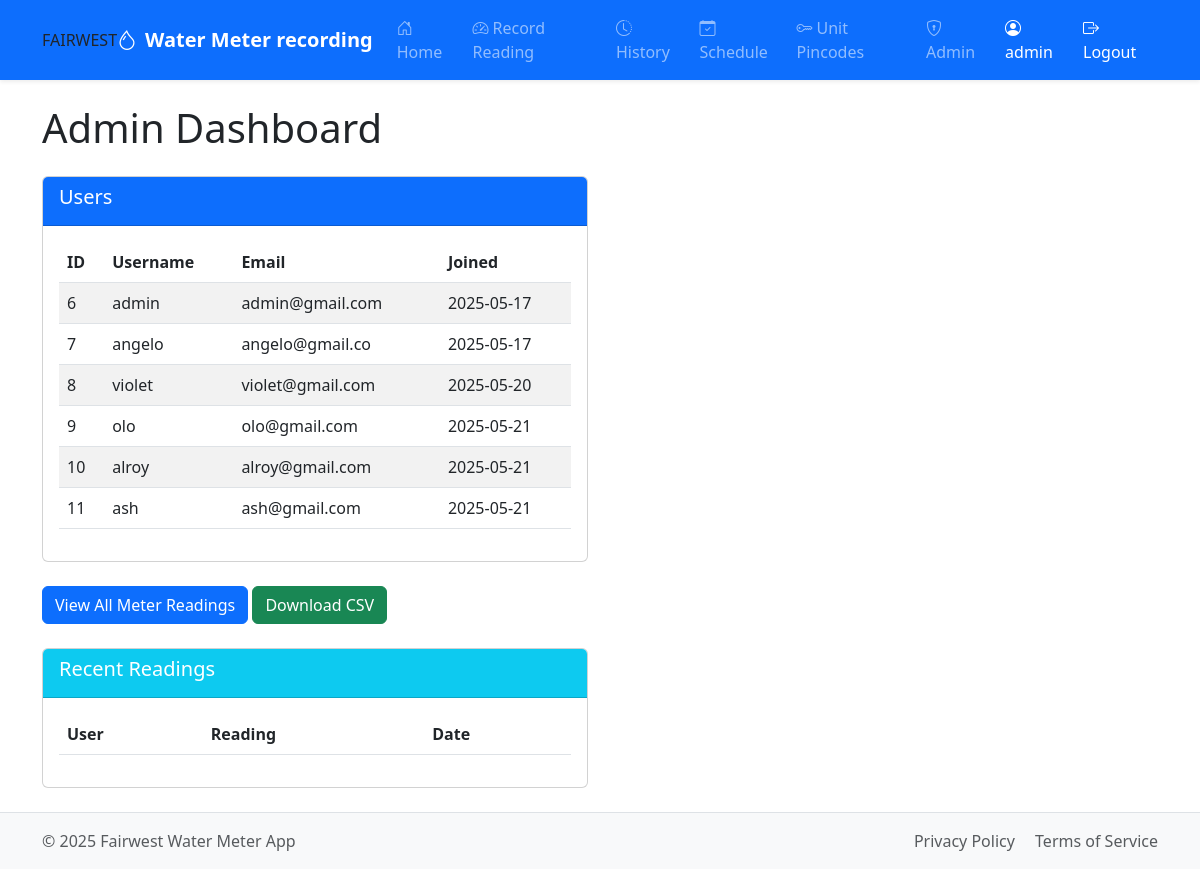
The app's page /admin (signed in) with its own data.
### tables this page shows
CREATE TABLE users (
                id INTEGER PRIMARY KEY AUTOINCREMENT,
                username TEXT UNIQUE NOT NULL,
                email TEXT UNIQUE NOT NULL,
                password TEXT NOT NULL,
                unit_number TEXT UNIQUE NOT NULL,
                is_admin INTEGER DEFAULT 0,
                created_at DATETIME DEFAULT CURRENT_TIMESTAMP
            );

### app.py (the view)
@app.route('/admin')
def admin_dashboard():
    if 'user_id' not in session or not session.get('is_admin'):
        flash('Unauthorized access!', 'danger')
        return redirect(url_for('login'))
    conn = get_db()
    cursor = conn.cursor()
    users = []
    user = None
    try:
        cursor.execute("SELECT id, username, email, unit_number, is_admin, created_at FROM users")
        users_data = cursor.fetchall()
        users = []
        for u in users_data:
            user_dict = dict(u)
            user_dict['created_at'] = datetime.strptime(user_dict['created_at'], '%Y-%m-%d %H:%M:%S')
            users.append(user_dict)
        cursor.execute("SELECT * FROM users WHERE id = ?", (session['user_id'],))
        user = cursor.fetchone()
    except sqlite3.Error as e:
        flash(f"Error fetching users: {e}", 'danger')
    finally:
        close_db(conn)
    return render_template('admin.html', users=users, user=user)

### app.py (called while the page is built)
@app.after_request
def after_request(response):
    response.headers["Cache-Control"] = "no-cache, no-store, must-revalidate"
    response.headers["Expires"] = 0
    response.headers["Pragma"] = "no-cache"
    return response

def get_db():
    conn = sqlite3.connect("meters.db")
    conn.row_factory = sqlite3.Row  # To access columns by name
    return conn

@app.before_request
def load_user():
    g.user = None
    if 'user_id' in session:
        conn = get_db()
        cursor = conn.cursor()
        try:
            cursor.execute("SELECT username FROM users WHERE id = ?", (session['user_id'],))
            user = cursor.fetchone()
            if user:
                g.user = user['username']
        except sqlite3.Error as e:
            flash(f"Error loading user: {e}", 'danger')
        finally:
            close_db(conn)

@app.context_processor
def inject_now():
    return {'now': datetime.now()}

### templates/admin.html (shortened to what this page needs)
{% extends "base.html" %}
{% block content %}
    <h1 class="mb-4">Admin Dashboard</h1>
    <div class="row">
        <div class="col-md-6">
            <div class="card mb-4">
                <div class="card-header bg-primary text-white">
                    <h5>Users</h5>
                </div>
                <div class="card-body">
                    <table class="table table-striped">
                        <thead>
                            <tr>
                                <th>ID</th>
                                <th>Username</th>
                                <th>Email</th>
                                <th>Joined</th>
                            </tr>
                        </thead>
                        <tbody>
                            {% for user in users %}
                                <tr>
                                    <td>{{ user.id }}</td>
                                    <td>{{ user.username }}</td>
                                    <td>{{ user.email }}</td>
                                    <td>{{ user.created_at.strftime('%Y-%m-%d') }}</td>
                                </tr>
                            {% endfor %}
                        </tbody>
                    </table>
                </div>
            </div>
        </div>
      <div class="admin-actions mb-4">
    <a href="{{ url_for('admin_history') }}" class="btn btn-primary mr-2">
        View All Meter Readings
    </a>
    <a href="{{ url_for('download_readings') }}" class="btn btn-success">
        Download CSV
    </a>
</div>
        <div class="col-md-6">
            <div class="card">
                <div class="card-header bg-info text-white">
                    <h5>Recent Readings</h5>
                </div>
                <div class="card-body">
                    <table class="table table-striped">
                        <thead>
                            <tr>
                                <th>User</th>
                                <th>Reading</th>
                                <th>Date</th>
                            </tr>
                        </thead>
                    </table>
                </div>
            </div>
        </div>
    </div>
{% endblock %}

### templates/base.html (shortened to what this page needs)
<!DOCTYPE html>
<html lang="en">
<head>
    <link href="https://cdn.jsdelivr.net/npm/bootstrap@5.3.0/dist/css/bootstrap.min.css" rel="stylesheet">
    <link rel="stylesheet" href="https://cdn.jsdelivr.net/npm/bootstrap-icons@1.10.0/font/bootstrap-icons.css">
    <link rel="stylesheet" href="https://cdnjs.cloudflare.com/ajax/libs/font-awesome/5.15.4/css/all.min.css">
    <link rel="stylesheet" href="{{ url_for('static', filename='style.css') }}">
</head>
<body class="d-flex flex-column min-vh-100">
    <nav class="navbar navbar-expand-lg navbar-dark bg-primary shadow-sm">
        <div class="container">
            FAIRWEST<a class="navbar-brand fw-semibold fs-5" href="{{ url_for('index') }}">
                <i class="bi bi-droplet me-2"></i>Water Meter recording
            </a>
            <div class="collapse navbar-collapse" id="navbarNav">
                <ul class="navbar-nav me-auto">
                    {% if 'user_id' in session %}
                        <li class="nav-item">
                            <a class="nav-link" href="{{ url_for('index') }}">
                                <i class="bi bi-house-door me-1"></i>Home
                            </a>
                        </li>
                        <li class="nav-item">
                            <a class="nav-link" href="{{ url_for('meter') }}">
                                <i class="bi bi-speedometer2 me-1"></i>Record Reading
                            </a>
                        </li>
                        <li class="nav-item">
                            <a class="nav-link" href="{{ url_for('history') }}">
                                <i class="bi bi-clock-history me-1"></i>History
                            </a>
                        </li>
                        <li class="nav-item">
                            <a class="nav-link" href="{{ url_for('schedule') }}">
                                <i class="bi bi-calendar-check me-1"></i>Schedule
                            </a>
                        </li>
                        {% if session.get('is_admin') %}
                            <li class="nav-item">
                                <a class="nav-link" href="{{ url_for('unit_pincode') }}">
                                    <i class="bi bi-key me-1"></i>Unit Pincodes
                                </a>
                            </li>
                            <li class="nav-item">
                                <a class="nav-link" href="{{ url_for('admin_dashboard') }}">
                                    <i class="bi bi-shield-lock me-1"></i>Admin
                                </a>
                            </li>
                        {% endif %}
                    {% endif %}
                </ul>
                <ul class="navbar-nav">
                    {% if 'user_id' in session %}
                        <li class="nav-item">
                            <span class="nav-link disabled text-white">
                                <i class="bi bi-person-circle me-1"></i>{{ session.get('username', 'User') }}
                            </span>
                        </li>
                        <li class="nav-item">
                            <a class="nav-link text-white" href="{{ url_for('logout') }}">
                                <i class="bi bi-box-arrow-right me-1"></i>Logout
                            </a>
                        </li>
                    {% endif %}
                </ul>
            </div>
        </div>
    </nav>
    <main class="container my-4 flex-grow-1">
        {% block content %}{% endblock %}
    </main>
    <footer class="bg-light mt-auto py-3 border-top">
        <div class="container">
            <div class="row">
                <div class="col-md-6 text-center text-md-start">
                    <span class="text-muted">&copy; {{ now.year }} Fairwest Water Meter App</span>
                </div>
                <div class="col-md-6 text-center text-md-end">
                    <a href="#" class="text-decoration-none text-muted me-3">Privacy Policy</a>
                    <a href="#" class="text-decoration-none text-muted">Terms of Service</a>
                </div>
            </div>
        </div>
    </footer>
</body>
</html>

### records on screen
users: get "admin", id "6", username "admin", email "admin@gmail.com", created_at "2025-05-17"
users: id "7", username "angelo", email "angelo@gmail.co", created_at "2025-05-17"
users: id "8", username "violet", email "violet@gmail.com", created_at "2025-05-20"
users: id "9", username "olo", email "olo@gmail.com", created_at "2025-05-21"
users: id "10", username "alroy", email "alroy@gmail.com", created_at "2025-05-21"
users: id "11", username "ash", email "ash@gmail.com", created_at "2025-05-21"
